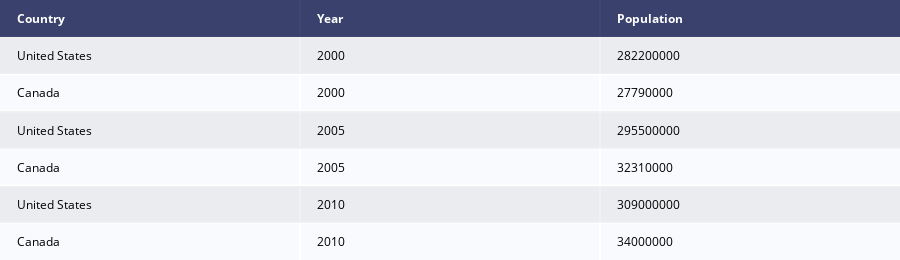

Here is the notebook cell this chart was saved with:
### Code cell
data_matrix = [['Country', 'Year', 'Population'],
               ['United States', 2000, 282200000],
               ['Canada', 2000, 27790000],
               ['United States', 2005, 295500000],
               ['Canada', 2005, 32310000],
               ['United States', 2010, 309000000],
               ['Canada', 2010, 34000000]]

fig = ff.create_table(data_matrix)
upload("Table", fig.to_json())
fig.show()

### Figure 1 — Plotly figure (JSON) as saved in the notebook; plotly's stock layout.template omitted (floating-point values rounded to 4 significant figures)
{"data": [{"colorscale": [[0, "#00083e"], [0.5, "#ededee"], [1, "#ffffff"]], "hoverinfo": "none", "opacity": 0.75, "showscale": false, "type": "heatmap", "z": [[0, 0, 0], [0.5, 0.5, 0.5], [1, 1, 1], [0.5, 0.5, 0.5], [1, 1, 1], [0.5, 0.5, 0.5], [1, 1, 1]]}], "layout": {"annotations": [{"align": "left", "font": {"color": "#ffffff"}, "showarrow": false, "text": "<b>Country</b>", "x": -0.45, "xanchor": "left", "xref": "x", "y": 0, "yref": "y"}, {"align": "left", "font": {"color": "#ffffff"}, "showarrow": false, "text": "<b>Year</b>", "x": 0.55, "xanchor": "left", "xref": "x", "y": 0, "yref": "y"}, {"align": "left", "font": {"color": "#ffffff"}, "showarrow": false, "text": "<b>Population</b>", "x": 1.55, "xanchor": "left", "xref": "x", "y": 0, "yref": "y"}, {"align": "left", "font": {"color": "#000000"}, "showarrow": false, "text": "United States", "x": -0.45, "xanchor": "left", "xref": "x", "y": 1, "yref": "y"}, {"align": "left", "font": {"color": "#000000"}, "showarrow": false, "text": "2000", "x": 0.55, "xanchor": "left", "xref": "x", "y": 1, "yref": "y"}, {"align": "left", "font": {"color": "#000000"}, "showarrow": false, "text": "282200000", "x": 1.55, "xanchor": "left", "xref": "x", "y": 1, "yref": "y"}, {"align": "left", "font": {"color": "#000000"}, "showarrow": false, "text": "Canada", "x": -0.45, "xanchor": "left", "xref": "x", "y": 2, "yref": "y"}, {"align": "left", "font": {"color": "#000000"}, "showarrow": false, "text": "2000", "x": 0.55, "xanchor": "left", "xref": "x", "y": 2, "yref": "y"}, {"align": "left", "font": {"color": "#000000"}, "showarrow": false, "text": "27790000", "x": 1.55, "xanchor": "left", "xref": "x", "y": 2, "yref": "y"}, {"align": "left", "font": {"color": "#000000"}, "showarrow": false, "text": "United States", "x": -0.45, "xanchor": "left", "xref": "x", "y": 3, "yref": "y"}, {"align": "left", "font": {"color": "#000000"}, "showarrow": false, "text": "2005", "x": 0.55, "xanchor": "left", "xref": "x", "y": 3, "yref": "y"}, {"align": "left", "font": {"color": "#000000"}, "showarrow": false, "text": "295500000", "x": 1.55, "xanchor": "left", "xref": "x", "y": 3, "yref": "y"}, {"align": "left", "font": {"color": "#000000"}, "showarrow": false, "text": "Canada", "x": -0.45, "xanchor": "left", "xref": "x", "y": 4, "yref": "y"}, {"align": "left", "font": {"color": "#000000"}, "showarrow": false, "text": "2005", "x": 0.55, "xanchor": "left", "xref": "x", "y": 4, "yref": "y"}, {"align": "left", "font": {"color": "#000000"}, "showarrow": false, "text": "32310000", "x": 1.55, "xanchor": "left", "xref": "x", "y": 4, "yref": "y"}, {"align": "left", "font": {"color": "#000000"}, "showarrow": false, "text": "United States", "x": -0.45, "xanchor": "left", "xref": "x", "y": 5, "yref": "y"}, {"align": "left", "font": {"color": "#000000"}, "showarrow": false, "text": "2010", "x": 0.55, "xanchor": "left", "xref": "x", "y": 5, "yref": "y"}, {"align": "left", "font": {"color": "#000000"}, "showarrow": false, "text": "309000000", "x": 1.55, "xanchor": "left", "xref": "x", "y": 5, "yref": "y"}, {"align": "left", "font": {"color": "#000000"}, "showarrow": false, "text": "Canada", "x": -0.45, "xanchor": "left", "xref": "x", "y": 6, "yref": "y"}, {"align": "left", "font": {"color": "#000000"}, "showarrow": false, "text": "2010", "x": 0.55, "xanchor": "left", "xref": "x", "y": 6, "yref": "y"}, {"align": "left", "font": {"color": "#000000"}, "showarrow": false, "text": "34000000", "x": 1.55, "xanchor": "left", "xref": "x", "y": 6, "yref": "y"}], "height": 260, "margin": {"b": 0, "l": 0, "r": 0, "t": 0}, "xaxis": {"dtick": 1, "gridwidth": 2, "showticklabels": false, "tick0": -0.5, "ticks": "", "zeroline": false}, "yaxis": {"autorange": "reversed", "dtick": 1, "gridwidth": 2, "showticklabels": false, "tick0": 0.5, "ticks": "", "zeroline": false}}}
